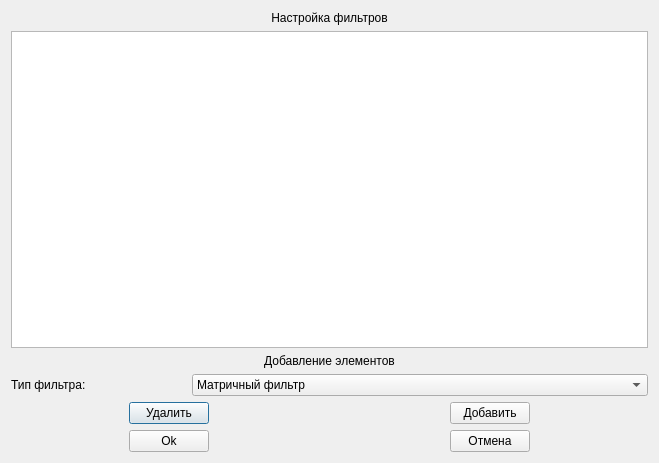
<?xml version="1.0" encoding="UTF-8"?>
<ui version="4.0">
 <class>ImageControllerEditor</class>
 <widget class="QDialog" name="ImageControllerEditor">
  <property name="windowModality">
   <enum>Qt::ApplicationModal</enum>
  </property>
  <property name="geometry">
   <rect>
    <x>0</x>
    <y>0</y>
    <width>659</width>
    <height>463</height>
   </rect>
  </property>
  <property name="windowTitle">
   <string>Dialog</string>
  </property>
  <property name="modal">
   <bool>true</bool>
  </property>
  <layout class="QVBoxLayout" name="verticalLayout">
   <item>
    <widget class="QLabel" name="label">
     <property name="text">
      <string>Настройка фильтров</string>
     </property>
     <property name="alignment">
      <set>Qt::AlignCenter</set>
     </property>
    </widget>
   </item>
   <item>
    <widget class="QListWidget" name="listWidget"/>
   </item>
   <item>
    <widget class="QLabel" name="label_2">
     <property name="text">
      <string>Добавление элементов</string>
     </property>
     <property name="alignment">
      <set>Qt::AlignCenter</set>
     </property>
    </widget>
   </item>
   <item>
    <layout class="QFormLayout" name="formLayout">
     <item row="0" column="0">
      <widget class="QLabel" name="label_3">
       <property name="text">
        <string>Тип фильтра:                              </string>
       </property>
      </widget>
     </item>
     <item row="0" column="1">
      <widget class="QComboBox" name="comboBox">
       <item>
        <property name="text">
         <string>Матричный фильтр</string>
        </property>
       </item>
       <item>
        <property name="text">
         <string>Цветовой фильтр</string>
        </property>
       </item>
      </widget>
     </item>
    </layout>
   </item>
   <item>
    <layout class="QHBoxLayout" name="horizontalLayout_7">
     <item>
      <spacer name="horizontalSpacer">
       <property name="orientation">
        <enum>Qt::Horizontal</enum>
       </property>
       <property name="sizeHint" stdset="0">
        <size>
         <width>40</width>
         <height>20</height>
        </size>
       </property>
      </spacer>
     </item>
     <item>
      <widget class="QPushButton" name="pushButton_4">
       <property name="text">
        <string>Удалить</string>
       </property>
      </widget>
     </item>
     <item>
      <spacer name="horizontalSpacer_3">
       <property name="orientation">
        <enum>Qt::Horizontal</enum>
       </property>
       <property name="sizeHint" stdset="0">
        <size>
         <width>40</width>
         <height>20</height>
        </size>
       </property>
      </spacer>
     </item>
     <item>
      <spacer name="horizontalSpacer_4">
       <property name="orientation">
        <enum>Qt::Horizontal</enum>
       </property>
       <property name="sizeHint" stdset="0">
        <size>
         <width>40</width>
         <height>20</height>
        </size>
       </property>
      </spacer>
     </item>
     <item>
      <widget class="QPushButton" name="pushButton_3">
       <property name="text">
        <string>Добавить</string>
       </property>
      </widget>
     </item>
     <item>
      <spacer name="horizontalSpacer_2">
       <property name="orientation">
        <enum>Qt::Horizontal</enum>
       </property>
       <property name="sizeHint" stdset="0">
        <size>
         <width>40</width>
         <height>20</height>
        </size>
       </property>
      </spacer>
     </item>
    </layout>
   </item>
   <item>
    <layout class="QHBoxLayout" name="horizontalLayout_9">
     <item>
      <spacer name="horizontalSpacer_8">
       <property name="orientation">
        <enum>Qt::Horizontal</enum>
       </property>
       <property name="sizeHint" stdset="0">
        <size>
         <width>40</width>
         <height>20</height>
        </size>
       </property>
      </spacer>
     </item>
     <item>
      <widget class="QPushButton" name="pushButton_6">
       <property name="text">
        <string>Ok</string>
       </property>
      </widget>
     </item>
     <item>
      <spacer name="horizontalSpacer_7">
       <property name="orientation">
        <enum>Qt::Horizontal</enum>
       </property>
       <property name="sizeHint" stdset="0">
        <size>
         <width>40</width>
         <height>20</height>
        </size>
       </property>
      </spacer>
     </item>
     <item>
      <spacer name="horizontalSpacer_6">
       <property name="orientation">
        <enum>Qt::Horizontal</enum>
       </property>
       <property name="sizeHint" stdset="0">
        <size>
         <width>40</width>
         <height>20</height>
        </size>
       </property>
      </spacer>
     </item>
     <item>
      <widget class="QPushButton" name="pushButton_5">
       <property name="text">
        <string>Отмена</string>
       </property>
      </widget>
     </item>
     <item>
      <spacer name="horizontalSpacer_5">
       <property name="orientation">
        <enum>Qt::Horizontal</enum>
       </property>
       <property name="sizeHint" stdset="0">
        <size>
         <width>40</width>
         <height>20</height>
        </size>
       </property>
      </spacer>
     </item>
    </layout>
   </item>
  </layout>
 </widget>
 <resources/>
 <connections/>
</ui>
